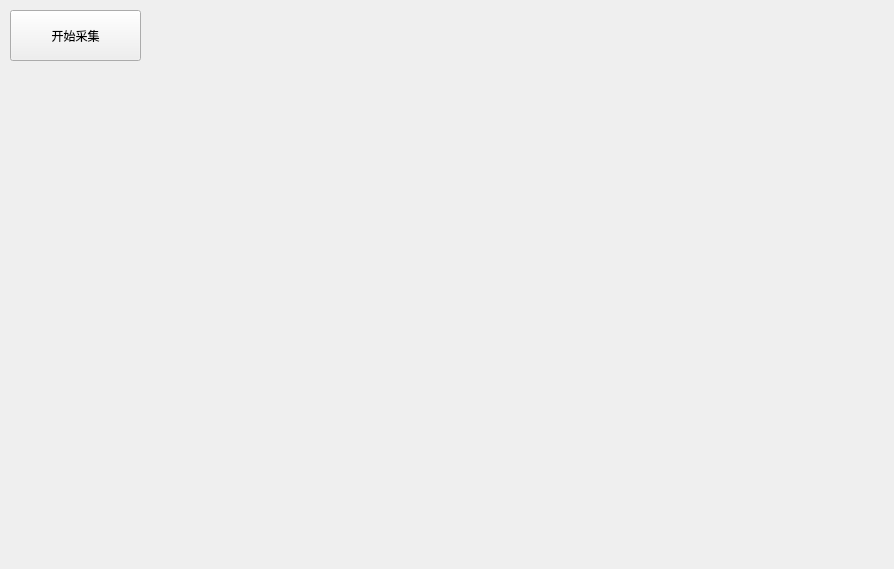
<?xml version="1.0" encoding="UTF-8"?>
<ui version="4.0">
 <class>MainWindow</class>
 <widget class="QWidget" name="MainWindow">
  <property name="geometry">
   <rect>
    <x>0</x>
    <y>0</y>
    <width>894</width>
    <height>569</height>
   </rect>
  </property>
  <property name="windowTitle">
   <string>Form</string>
  </property>
  <widget class="QPushButton" name="pbt_start_grab">
   <property name="geometry">
    <rect>
     <x>10</x>
     <y>10</y>
     <width>131</width>
     <height>51</height>
    </rect>
   </property>
   <property name="text">
    <string>开始采集</string>
   </property>
  </widget>
 </widget>
 <resources/>
 <connections/>
</ui>
